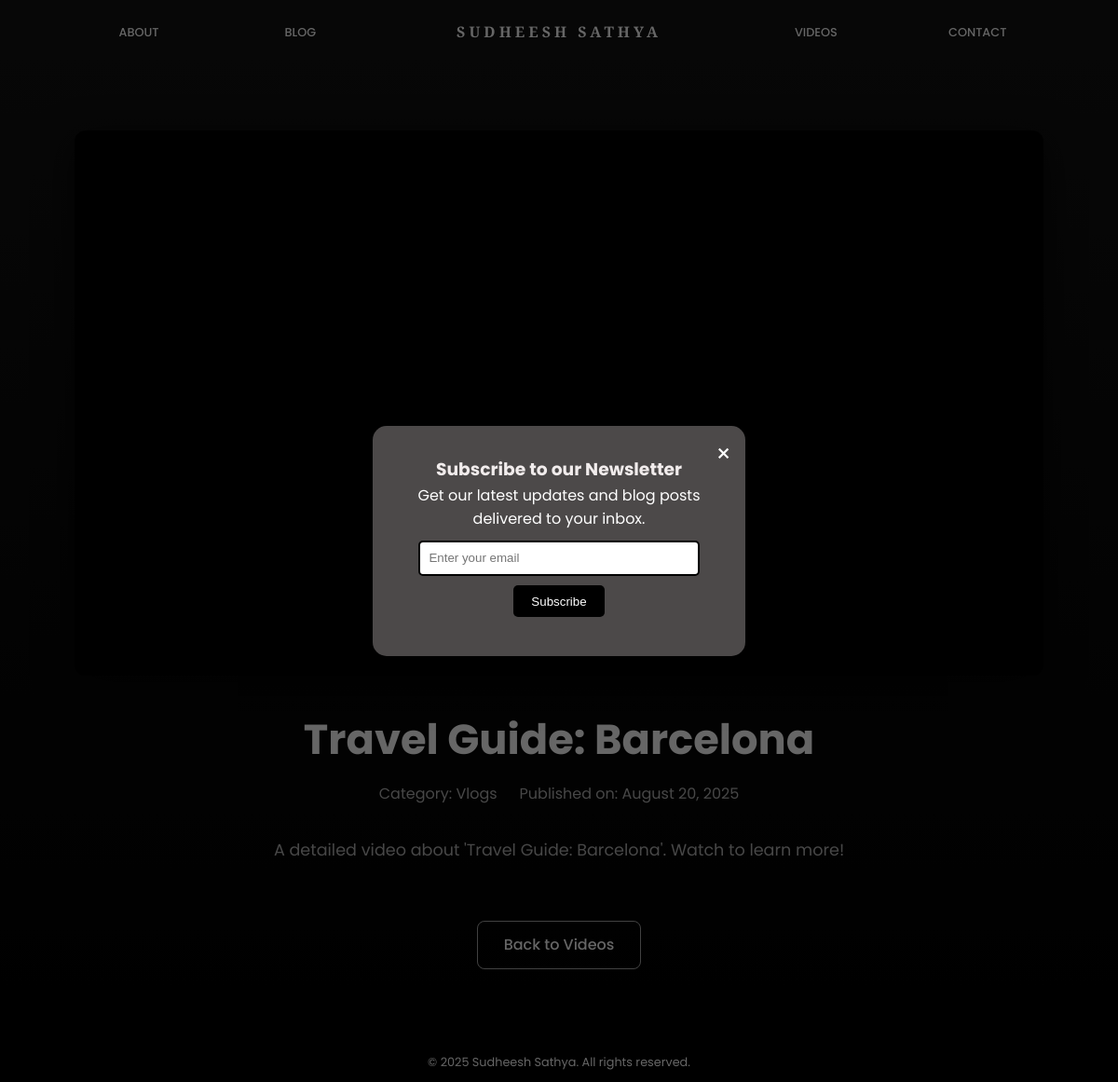
The page /videos/travel-guide-barcelona/ on the database its author committed.
### home/models.py (models this page shows, shortened)
class Video(models.Model):
    title = models.CharField(max_length=200)
    slug = models.SlugField(max_length=200, unique=True, help_text="A unique slug for the video URL.")
    excerpt = models.TextField(blank=True, help_text="A short description of the video.")
    description = models.TextField(blank=True)
    video_url = models.URLField(help_text="URL to the video (YouTube, Vimeo, etc.)")
    thumbnail = models.ImageField(upload_to='video_thumbnails/', blank=True, null=True)
    category = models.ForeignKey(VideoCategory, on_delete=models.SET_NULL, null=True, related_name='videos')
    is_featured = models.BooleanField(default=False, help_text="Check to feature this video on the main page.", db_index=True)
    published_date = models.DateTimeField(auto_now_add=True)
    updated_at = models.DateTimeField(auto_now=True)
    is_published = models.BooleanField(default=True, db_index=True)
    notification_sent_at = models.DateTimeField(null=True, blank=True, editable=False)
    class Meta:
        ordering = ['-published_date']
    def get_embed_url(self):
     url = self.video_url.strip()
     if 'youtu.be/' in url:
        video_id = url.split('youtu.be/')[-1].split('?')[0].split('&')[0]
     elif 'youtube.com' in url and 'v=' in url:
        video_id = url.split('v=')[-1].split('&')[0].split('?')[0]
     else:
        return url
     video_id = video_id.split('?')[0].split('&')[0]
     return f"https://www.youtube-nocookie.com/embed/{video_id}"

class VideoCategory(models.Model):
    name = models.CharField(max_length=100, unique=True)
    slug = models.SlugField(max_length=100, unique=True)
    description = models.TextField(blank=True)
    class Meta:
        verbose_name_plural = "Video Categories"
        ordering = ['name']

### home/views.py (the view)
# urls.py: path('videos/<slug:video_slug>/', views.video_detail, name='video_detail'),
def video_detail(request, video_slug):
    video = get_object_or_404(Video, slug=video_slug, is_published=True)
    related_videos = Video.objects.filter(
        category=video.category, is_published=True
    ).exclude(id=video.id)[:3]
    context = {
        'video': video,
        'related_videos': related_videos,
    }
    return render(request, 'video_detail.html', context)

### home/templatetags/query_utils.py (called while the page is built, shortened)
@register.filter
def preserve_query(query_string, exclude=None):
    if not query_string:
        return ''

@register.filter
def add_query(query_string, add_param):
    if not query_string:
        return add_param
    return query_string + '&' + add_param

### templates/video_detail.html (shortened to what this page needs)
{% extends "base.html" %}
{% load static %}
{% load query_utils %}
{% block extra_css %}
<link rel="stylesheet" href="{% static 'css/video.css' %}">
{% endblock %}
{% block content %}
<section class="blog-detail-section video-detail-page">
    <div class="container">
        <div class="video-player-wrapper">
            <iframe width="100%" height="500" src="{{ video.get_embed_url }}" title="YouTube video player"
                frameborder="0"
                allow="accelerometer; autoplay; clipboard-write; encrypted-media; gyroscope; picture-in-picture; web-share"
 allowfullscreen loading="lazy">
            </iframe>
        </div>
        <div class="video-content-area">
            <h1 class="video-main-title">{{ video.title }}</h1>
            <div class="video-meta">
                {% if video.category %}<span>Category: {{ video.category.name }}</span>{% endif %}
                <span>Published on: {{ video.published_date|date:"F d, Y" }}</span>
            </div>
            <div class="video-description">
                {{ video.description|linebreaks }}
            </div>
        </div>
        <div class="back-to-videos">
            <a href="{% url 'video_list' %}?{{ request.META.QUERY_STRING|preserve_query:'scroll_to'|add_query:'scroll_to='|add:video.slug }}"
               class="btn secondary-btn">
                Back to Videos
            </a>
        </div>
    </div>
</section>
{% endblock %}

### static/css/base.css (style rules this page uses)
:root { --primary-color: #000000; --secondary-color: #4db5ff; --dark-bg: #121212; --dark-bg-lighter: #1e1e1e; --dark-bg-lightest: #2d2d2d; --text-primary: #ffffff; --text-secondary: #b3b3b3; --text-tertiary: #808080; --success-color: #4caf50; --warning-color: #ff9800; --danger-color: #f44336; --border-radius: 8px; --transition: all 0.3s ease; --box-shadow: 0 5px 15px rgba(0, 0, 0, 0.3); }
* { margin: 0; padding: 0; box-sizing: border-box; }
html { scroll-behavior: smooth; }
body { font-family: 'Poppins', sans-serif; background-color: var(--primary-color); color: var(--text-primary); line-height: 1.6; overflow-x: hidden; }
a { text-decoration: none; color: var(--text-primary); transition: var(--transition); }
.container { width: 90%; max-width: 1200px; margin: 0 auto; padding: 0 20px; }
.btn { display: inline-block; padding: 12px 28px; border-radius: var(--border-radius); font-weight: 500; cursor: pointer; transition: var(--transition); text-align: center; }
.secondary-btn { background-color: transparent; border: .5px solid #ffffffa3; color: white; }

### static/css/video.css (style rules this page uses)
.video-list-page, .video-detail-page { padding: 140px 0 80px; background: linear-gradient(180deg, #121212 0%, #000000 100%); }
.video-detail-page .container { max-width: 1100px; }
.video-player-wrapper { position: relative; padding-bottom: 56.25%; height: 0; overflow: hidden; border-radius: 12px; margin-bottom: 40px; background: #000; box-shadow: 0 10px 40px rgba(0,0,0,0.6); }
.video-player-wrapper iframe { position: absolute; top: 0; left: 0; width: 100%; height: 100%; }
.video-content-area { max-width: 800px; margin: 0 auto; text-align: center; }
.video-main-title { font-size: 2.8rem; font-weight: 700; margin-bottom: 1rem; color: #fff; line-height: 1.3; }
.video-meta { font-size: 1rem; color: var(--text-secondary); margin-bottom: 2rem; display: flex; justify-content: center; gap: 1.5rem; }
.video-description { font-size: 1.1rem; line-height: 1.8; color: var(--text-secondary); }
.back-to-videos { text-align: center; margin-top: 60px; }

### templates/base.html (style rules this page uses)
html { scroll-behavior: smooth; }

### rows shown on the page
Video: title "Travel Guide: Barcelona", category.name "Vlogs", published_date "August 20, 2025", description "A detailed video about 'Travel Guide: Barcelona'. Watch to learn more!"
